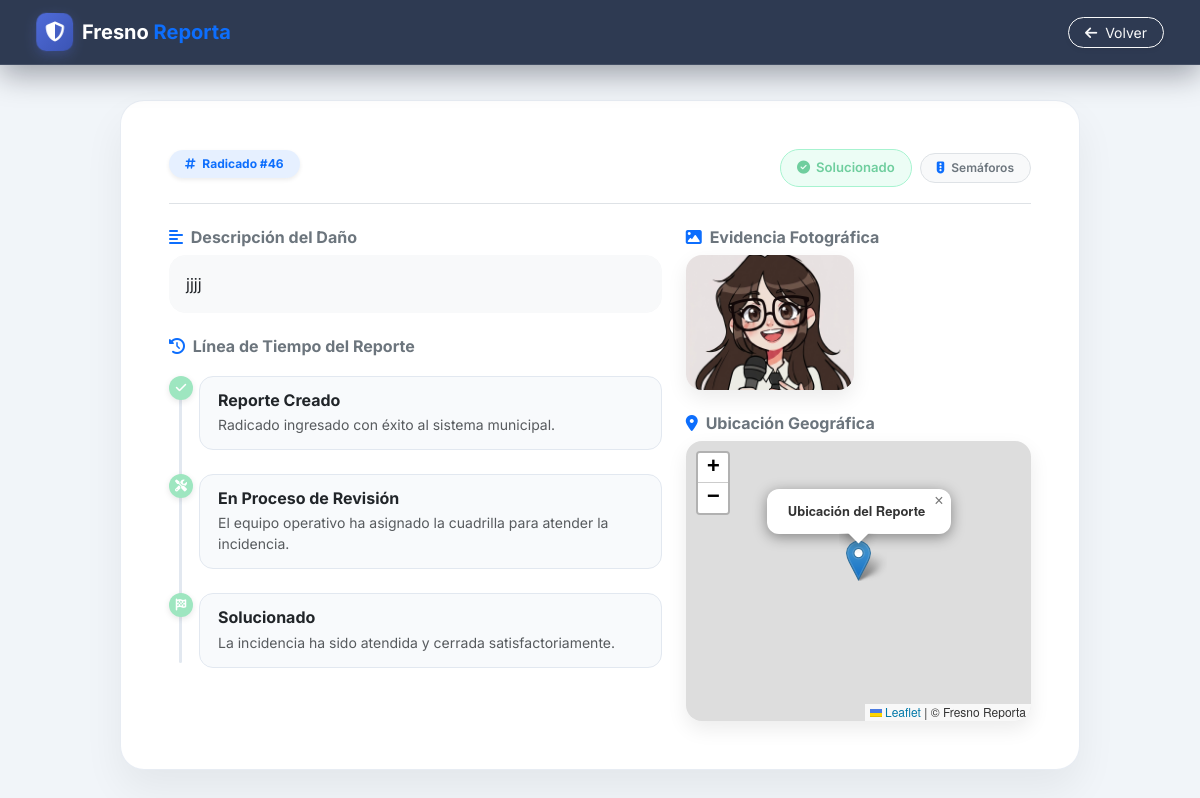
Screenshot of /FresnoReporta/public/index.php?url=detalle&id=46 (signed in) with the database file from the repository.
### tables this page shows
CREATE TABLE `reportes` (
  `id_reporte` int(11) NOT NULL,
  `id_usuario` int(11) NOT NULL,
  `id_categoria` int(11) NOT NULL,
  `id_estado` int(11) NOT NULL,
  `id_prioridad` int(11) NOT NULL,
  `id_dependencia` int(11) DEFAULT NULL,
  `id_municipio` int(11) NOT NULL,
  `id_barrio` int(11) DEFAULT NULL,
  `id_vereda` int(11) DEFAULT NULL,
  `tipo_zona` enum('Urbana','Rural') NOT NULL,
  `titulo` varchar(150) NOT NULL DEFAULT 'Reporte Ciudadano',
  `descripcion` text NOT NULL,
  `direccion` varchar(255) DEFAULT NULL,
  `latitud` decimal(10,8) DEFAULT NULL,
  `longitud` decimal(11,8) DEFAULT NULL,
  `fecha_reporte` timestamp NOT NULL DEFAULT current_timestamp(),
  `fecha_actualizacion` timestamp NOT NULL DEFAULT current_timestamp() ON UPDATE current_timestamp(),
  `calificacion` int(11) DEFAULT NULL,
  `comentario_calificacion` text DEFAULT NULL
);

CREATE TABLE `estados` (
  `id_estado` int(11) NOT NULL,
  `nombre` varchar(50) NOT NULL,
  `descripcion` varchar(255) DEFAULT NULL,
  `color` varchar(20) DEFAULT NULL,
  `activo` tinyint(1) DEFAULT 1
);

CREATE TABLE `categorias` (
  `id_categoria` int(11) NOT NULL,
  `nombre` varchar(100) NOT NULL,
  `descripcion` varchar(255) DEFAULT NULL,
  `activo` tinyint(1) DEFAULT 1
);

CREATE TABLE `evidencias` (
  `id_evidencia` int(11) NOT NULL,
  `id_reporte` int(11) NOT NULL,
  `nombre_archivo` varchar(255) NOT NULL,
  `tipo_archivo` varchar(50) NOT NULL,
  `descripcion` varchar(255) DEFAULT NULL,
  `fecha_subida` timestamp NOT NULL DEFAULT current_timestamp(),
  `subido_por` varchar(20) DEFAULT 'ciudadano'
);

### FresnoReporta/app/controllers/ReporteController.php (called while the page is built, shortened)
<?php
require_once __DIR__ . '/../helpers/helpers.php';
class ReporteController
{
    public function detalle()
    {
        $id_reporte = $_GET['id'] ?? null;
        $reporte = null;
        $evidencias = [];
        if ($id_reporte) {
            try {
                $database = new Database();
                $conexion = $database->conectar();
                $stmt = $conexion->prepare("SELECT r.*, c.nombre as categoria_nombre, e.nombre as estado_nombre, e.color as estado_color, u.nombre as usuario_nombre FROM reportes r LEFT JOIN categorias c ON r.id_categoria = c.id_categoria LEFT JOIN estados e ON r.id_estado = e.id_estado LEFT JOIN usuarios u ON r.id_usuario = u.id_usuario WHERE r.id_reporte = :id LIMIT 1");
                $stmt->execute([':id' => $id_reporte]);
                $reporte = $stmt->fetch(PDO::FETCH_ASSOC);
                $stmtEv = $conexion->prepare("SELECT * FROM evidencias WHERE id_reporte = :id ORDER BY id_evidencia ASC");
                $stmtEv->execute([':id' => $id_reporte]);
                $evidencias = $stmtEv->fetchAll(PDO::FETCH_ASSOC);
            } catch (PDOException $e) { $reporte = null; }
        }
        require_once __DIR__ . '/../views/reportes/detalle.php';
    }
}

### FresnoReporta/app/helpers/helpers.php (called while the page is built, shortened)
<?php
function resolverRutaEvidencia($archivo)
{
    $archivo = ltrim($archivo, '/');
    if (strpos($archivo, 'uploads/') === 0) {
        return '/FresnoReporta/public/' . $archivo;
    }
    return '/FresnoReporta/public/uploads/' . $archivo;
}
function categoriaIcon($nombre)
{
    $iconos = [
        'Acueducto' => 'fa-droplet',
        'Alcantarillado' => 'fa-water',
        'Alumbrado público' => 'fa-lightbulb',
        'Árboles caídos' => 'fa-tree',
        'Basuras' => 'fa-dumpster',
        'Deslizamientos' => 'fa-hill-rockslide',
        'Espacio público' => 'fa-landmark',
        'Huecos en la vía' => 'fa-road-circle-exclamation',
        'Inundaciones' => 'fa-house-flood-water',
        'Otro' => 'fa-circle-question',
        'Parques' => 'fa-seedling',
        'Puentes' => 'fa-route',
        'Semáforos' => 'fa-traffic-light',
        'Señalización vial' => 'fa-signs-post',
    ];
    return $iconos[$nombre] ?? 'fa-triangle-exclamation';
}

### FresnoReporta/app/views/reportes/detalle.php (the view, shortened to what this page needs)
<!DOCTYPE html>
<html lang="es">
<head>
    <link href="https://cdn.jsdelivr.net/npm/bootstrap@5.3.0/dist/css/bootstrap.min.css" rel="stylesheet">
    <link rel="stylesheet" href="https://cdnjs.cloudflare.com/ajax/libs/font-awesome/6.4.0/css/all.min.css">
    <link rel="stylesheet" href="https://unpkg.com/leaflet@1.9.4/dist/leaflet.css" />
    <link rel="stylesheet" href="/FresnoReporta/public/assets/css/app.css?v=4">
</head>
<body>
    <nav class="navbar navbar-expand-lg navbar-dark navbar-custom px-4 py-2 sticky-top">
        <div class="container-fluid">
            <a class="navbar-brand fw-bold d-flex align-items-center text-decoration-none" href="/FresnoReporta/public/index.php?url=mis-reportes">
                <div class="brand-badge me-2"><i class="fas fa-shield-alt"></i></div>
                <span class="text-white">Fresno <span class="text-primary">Reporta</span></span>
            </a>
            <a href="/FresnoReporta/public/index.php?url=mis-reportes" class="btn btn-outline-light btn-sm rounded-pill px-3 shadow-sm"><i class="fas fa-arrow-left me-1"></i> Volver</a>
        </div>
    </nav>
    <div class="main-container">
        <?php if (!empty($error) || !$reporte): ?>
            <div class="alert alert-danger rounded-4 shadow-sm p-4 text-center">
                <h4 class="fw-bold mb-2"><i class="fas fa-exclamation-triangle me-2"></i> Error</h4>
                <p class="text-muted mb-3"><?php echo htmlspecialchars($error ?? 'Reporte no encontrado.'); ?></p>
                <a href="/FresnoReporta/public/index.php?url=mis-reportes" class="btn btn-primary rounded-pill px-4">Volver</a>
            </div>
        <?php else: ?>
            <?php
                $id_estado = $reporte['id_estado'] ?? 1;
                $estado_nombre = $reporte['estado_nombre'] ?? 'Pendiente';
                $badge_class = 'bg-pendiente-light';
                $status_icon = 'fa-exclamation-triangle';
                if ($id_estado == 4) { $badge_class = 'bg-proceso-light'; $status_icon = 'fa-spinner fa-spin'; }
                elseif ($id_estado == 5) { $badge_class = 'bg-solucionado-light'; $status_icon = 'fa-check-circle'; }
            ?>
            <div class="detail-card p-4 p-md-5 reveal">
                <div class="d-flex justify-content-between align-items-center flex-wrap gap-3 mb-4 pb-3 border-bottom">
                    <div>
                        <span class="badge bg-primary bg-opacity-10 text-primary px-3 py-2 rounded-pill fw-bold mb-2 shadow-sm"><i class="fas fa-hashtag me-1"></i> Radicado #<?php echo $reporte['id_reporte']; ?></span>
                    </div>
                    <div class="d-flex align-items-center gap-2">
                        <span class="badge-status-pill <?php echo $badge_class; ?>"><i class="fas <?php echo $status_icon; ?>"></i> <?php echo htmlspecialchars($estado_nombre); ?></span>
                        <span class="badge bg-light text-secondary border px-3 py-2 rounded-pill fw-semibold"><i class="fas <?php echo categoriaIcon($reporte['categoria_nombre'] ?? 'General'); ?> text-primary me-1"></i> <?php echo htmlspecialchars($reporte['categoria_nombre'] ?? 'General'); ?></span>
                    </div>
                </div>
                <div class="row g-4">
                    <div class="col-lg-7">
                        <div class="mb-4">
                            <h6 class="fw-bold text-secondary mb-2"><i class="fas fa-align-left text-primary me-1"></i> Descripción del Daño</h6>
                            <div class="p-3 bg-light rounded-4 text-dark border border-light"><?php echo nl2br(htmlspecialchars($reporte['descripcion'] ?? 'Sin descripción proporcionada.')); ?></div>
                        </div>
                        <div>
                            <h6 class="fw-bold text-secondary mb-3"><i class="fas fa-history text-primary me-1"></i> Línea de Tiempo del Reporte</h6>
                            <div class="timeline">
                                <div class="timeline-item completed">
                                    <div class="timeline-marker"><i class="fas fa-check"></i></div>
                                    <div class="timeline-content">
                                        <h6 class="fw-bold mb-1 text-dark">Reporte Creado</h6>
                                        <p class="text-muted small mb-0">Radicado ingresado con éxito al sistema municipal.</p>
                                    </div>
                                </div>
                                <div class="timeline-item <?php echo ($id_estado >= 4) ? 'completed' : ''; ?>">
                                    <div class="timeline-marker"><i class="fas fa-tools"></i></div>
                                    <div class="timeline-content">
                                        <h6 class="fw-bold mb-1 text-dark">En Proceso de Revisión</h6>
                                        <p class="text-muted small mb-0">El equipo operativo ha asignado la cuadrilla para atender la incidencia.</p>
                                    </div>
                                </div>
                                <div class="timeline-item <?php echo ($id_estado == 5) ? 'completed' : ''; ?>">
                                    <div class="timeline-marker"><i class="fas fa-flag-checkered"></i></div>
                                    <div class="timeline-content">
                                        <h6 class="fw-bold mb-1 text-dark">Solucionado</h6>
                                        <p class="text-muted small mb-0">La incidencia ha sido atendida y cerrada satisfactoriamente.</p>
                                    </div>
                                </div>
                            </div>
                        </div>
                    </div>
                    <div class="col-lg-5">
                        <?php if (!empty($evidencias)): ?>
                            <div class="mb-4">
                                <h6 class="fw-bold text-secondary mb-2"><i class="fas fa-image text-primary me-1"></i> Evidencia Fotográfica</h6>
                                <div class="row g-2">
                                    <?php foreach ($evidencias as $ev): ?>
                                        <div class="col-6">
                                            <img src="<?php echo htmlspecialchars(resolverRutaEvidencia($ev['nombre_archivo'])); ?>" class="detail-img" alt="Evidencia" style="height: 135px;">
                                        </div>
                                    <?php endforeach; ?>
                                </div>
                            </div>
                        <?php endif; ?>
                        <?php if (!empty($reporte['latitud']) && !empty($reporte['longitud'])): ?>
                            <div>
                                <h6 class="fw-bold text-secondary mb-2"><i class="fas fa-map-marker-alt text-primary me-1"></i> Ubicación Geográfica</h6>
                                <div id="mapDetail"></div>
                            </div>
                        <?php endif; ?>
                    </div>
                </div>
            </div>
        <?php endif; ?>
    </div>
</body>
</html>

### FresnoReporta/public/assets/css/app.css (style rules this page uses)
:root { --fr-blue: #4F6BD8; --fr-blue-dark: #3B54B4; --fr-blue-darker: #2F4494; --fr-cyan: #4F6BD8; --fr-navy: #1E2A44; --fr-surface: #ffffff; --fr-border: rgba(226, 232, 240, 0.8); }
body { background: #f4f6f9; }
.navbar-custom { box-shadow: 0 10px 30px rgba(2, 6, 23, 0.35); }
.navbar-custom .brand-badge { transform: perspective(300px) rotateY(0deg); transition: transform 0.4s ease; }
.reveal { animation: frFadeUp 0.55s cubic-bezier(0.22, 1, 0.36, 1) both; }

### FresnoReporta/app/views/reportes/detalle.php (style rules this page uses)
body { font-family: 'Inter', sans-serif; background-color: #f1f5f9; color: #334155; min-height: 100vh; display: flex; flex-direction: column; margin: 0; }
.navbar-custom { background: rgba(30, 42, 68, 0.92); backdrop-filter: blur(14px); border-bottom: 1px solid rgba(255, 255, 255, 0.1); z-index: 1030; }
.brand-badge { width: 38px; height: 38px; background: linear-gradient(135deg, #4F6BD8, #3B54B4); color: white; border-radius: 10px; display: flex; align-items: center; justify-content: center; box-shadow: 0 4px 12px rgba(79, 107, 216, 0.3); }
.main-container { max-width: 1000px; margin: 35px auto; padding: 0 20px; width: 100%; animation: fadeIn 0.4s ease-out; }
.detail-card { background: #ffffff; border-radius: 24px; box-shadow: 0 20px 40px rgba(0, 0, 0, 0.06); border: 1px solid rgba(226, 232, 240, 0.8); overflow: hidden; }
.detail-img { width: 100%; height: 280px; object-fit: cover; border-radius: 16px; box-shadow: 0 8px 20px rgba(0,0,0,0.08); }
#mapDetail { width: 100%; height: 280px; border-radius: 16px; z-index: 1; box-shadow: 0 8px 20px rgba(0,0,0,0.08); }
.timeline { position: relative; padding-left: 30px; margin: 20px 0; }
.timeline::before { content: ''; position: absolute; left: 10px; top: 5px; bottom: 5px; width: 3px; background: #e2e8f0; border-radius: 3px; }
.timeline-item { position: relative; margin-bottom: 24px; }
.timeline-item:last-child { margin-bottom: 0; }
.timeline-marker { position: absolute; left: -30px; top: 0; width: 24px; height: 24px; border-radius: 50%; background: #cbd5e1; color: #fff; display: flex; align-items: center; justify-content: center; font-size: 0.75rem; box-shadow: 0 2px 6px rgba(0,0,0,0.1); }
.timeline-item.completed .timeline-marker { background: #9EE6C0; }
.timeline-content { background: #f8fafc; padding: 14px 18px; border-radius: 14px; border: 1px solid #e2e8f0; }
.badge-status-pill { padding: 8px 16px; border-radius: 50rem; font-size: 0.82rem; font-weight: 600; display: inline-flex; align-items: center; gap: 6px; }
.bg-solucionado-light { background-color: #ecfdf5; color: #6FCE9E; border: 1px solid #a7f3d0; }

### rows the page displays
reportes: id_reporte "46", id_estado.nombre "Solucionado", id_categoria.nombre "Semáforos", descripcion "jjjj"
evidencias: nombre_archivo (picture)
